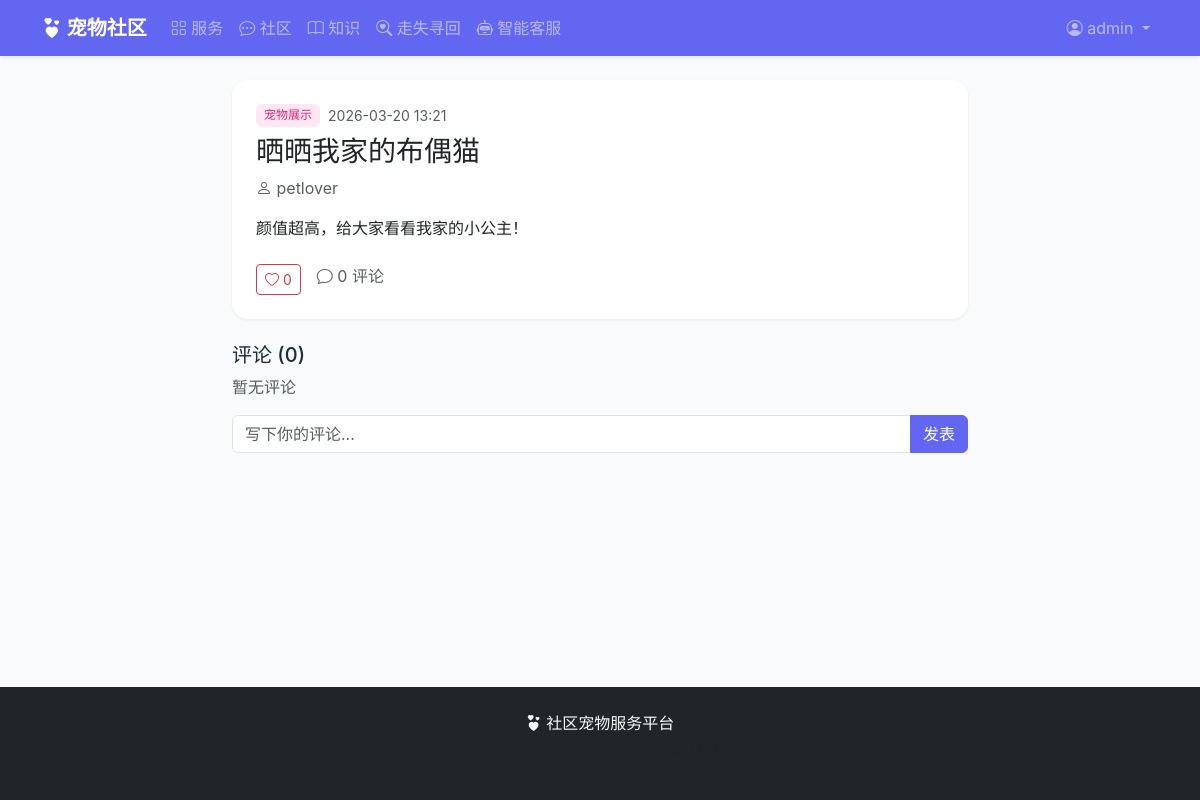
Before: /community/posts/3/ (signed in) with the older database file.
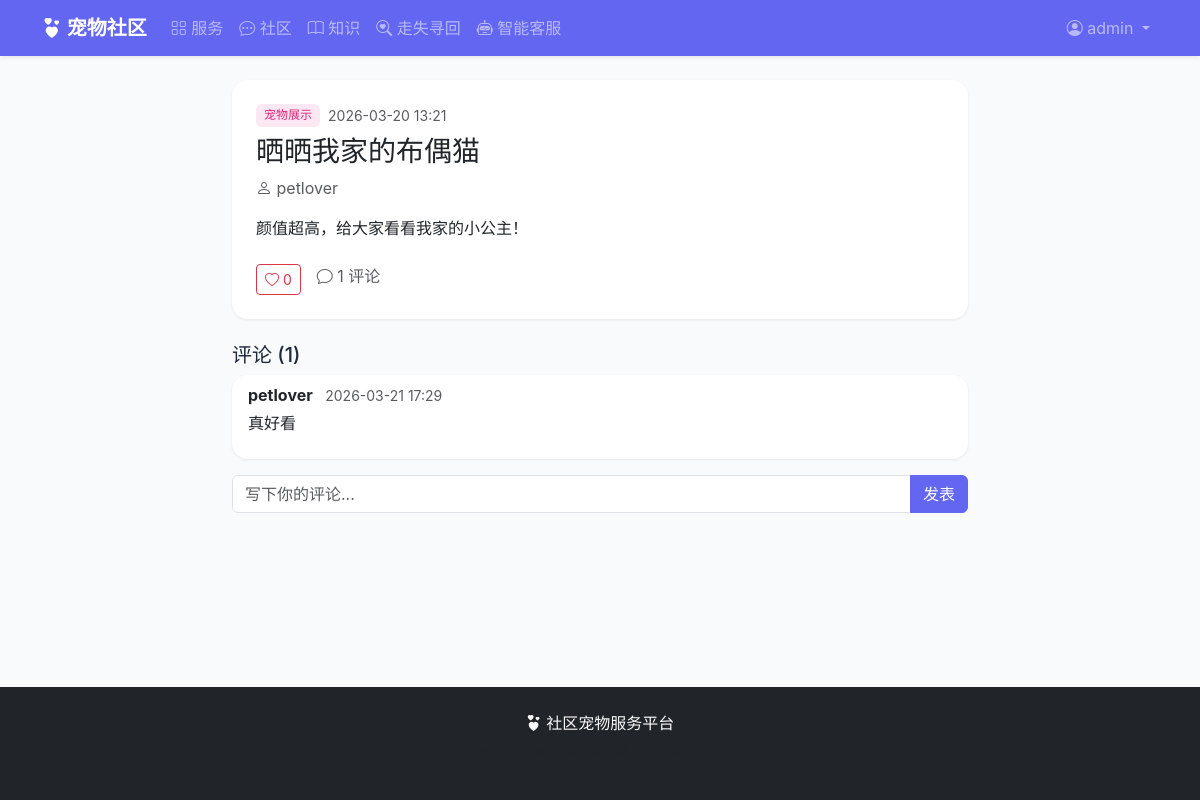
After: the same page with the newer database file.
### community/models.py (models this page shows, shortened)
class Post(models.Model):
    POST_TYPES = (
        ('note', '养宠笔记'),
        ('qa', '问答咨询'),
        ('show', '宠物展示'),
    )
    author = models.ForeignKey(settings.AUTH_USER_MODEL, on_delete=models.CASCADE,
                               related_name='posts', verbose_name='作者')
    post_type = models.CharField('类型', max_length=10, choices=POST_TYPES)
    title = models.CharField('标题', max_length=200)
    content = models.TextField('内容')
    image = models.ImageField('图片', upload_to='posts/', blank=True)
    likes_count = models.IntegerField('点赞数', default=0)
    comments_count = models.IntegerField('评论数', default=0)
    is_approved = models.BooleanField('已审核', default=False)
    is_pinned = models.BooleanField('置顶', default=False)
    created_at = models.DateTimeField('发布时间', auto_now_add=True)
    updated_at = models.DateTimeField('更新时间', auto_now=True)
    class Meta:
        verbose_name = '社区帖子'
        verbose_name_plural = '社区帖子'
        ordering = ['-is_pinned', '-created_at']

class Comment(models.Model):
    post = models.ForeignKey(Post, on_delete=models.CASCADE,
                             related_name='comments', verbose_name='帖子')
    author = models.ForeignKey(settings.AUTH_USER_MODEL, on_delete=models.CASCADE,
                               related_name='comments', verbose_name='作者')
    content = models.TextField('内容')
    created_at = models.DateTimeField('评论时间', auto_now_add=True)
    class Meta:
        verbose_name = '评论'
        verbose_name_plural = '评论'
        ordering = ['-created_at']

### accounts/models.py (models this page shows, shortened)
class User(AbstractUser):
    ROLE_CHOICES = (
        ('owner', '宠物主人'),
        ('provider', '服务商家'),
        ('admin', '系统管理员'),
    )
    role = models.CharField('角色', max_length=10, choices=ROLE_CHOICES, default='owner')
    phone = models.CharField('手机号', max_length=11, blank=True)
    avatar = models.ImageField('头像', upload_to='avatars/', blank=True)
    address = models.CharField('地址', max_length=200, blank=True)
    bio = models.TextField('个人简介', max_length=500, blank=True)
    created_at = models.DateTimeField('注册时间', auto_now_add=True)
    class Meta:
        verbose_name = '用户'
        verbose_name_plural = '用户'
    @property
    def is_provider(self):
        return self.role == 'provider'
    @property
    def is_admin_role(self):
        return self.role == 'admin'

### community/views.py (the view)
# urls.py: path('posts/<int:pk>/', views.post_detail, name='post_detail'),
def post_detail(request, pk):
    post = get_object_or_404(Post.objects.select_related('author'), pk=pk)
    if not post.is_approved and not (
        request.user.is_authenticated and (
            request.user.is_admin_role or post.author == request.user
        )
    ):
        from django.http import Http404
        raise Http404
    comments = post.comments.all().select_related('author')
    user_liked = False
    if request.user.is_authenticated:
        user_liked = Like.objects.filter(post=post, user=request.user).exists()
    return render(request, 'community/post_detail.html', {
        'post': post,
        'comments': comments,
        'user_liked': user_liked,
    })

### templates/community/post_detail.html (shortened to what this page needs)
{% extends 'base.html' %}
{% block content %}
<div class="row justify-content-center">
    <div class="col-md-8">
        <div class="card mb-4">
            <div class="card-body p-4">
                <div class="d-flex gap-2 align-items-center mb-2">
                    <span class="post-type {{ post.post_type }}">{{ post.get_post_type_display }}</span>
                    <small class="text-muted">{{ post.created_at|date:"Y-m-d H:i" }}</small>
                </div>
                <h3>{{ post.title }}</h3>
                <div class="d-flex align-items-center text-muted mb-3">
                    <i class="bi bi-person"></i>&nbsp;{{ post.author.username }}
                </div>
                <div class="mb-4">{{ post.content|linebreaks }}</div>
                <div class="d-flex gap-3">
                    {% if user.is_authenticated %}
                    <button class="btn btn-sm {% if user_liked %}btn-danger{% else %}btn-outline-danger{% endif %}" id="like-btn" data-pk="{{ post.pk }}">
                        <i class="bi bi-heart{% if user_liked %}-fill{% endif %}"></i> <span id="like-count">{{ post.likes_count }}</span>
                    </button>
                    {% else %}
                    <span class="text-muted"><i class="bi bi-heart"></i> {{ post.likes_count }}</span>
                    {% endif %}
                    <span class="text-muted"><i class="bi bi-chat"></i> {{ post.comments_count }} 评论</span>
                </div>
            </div>
        </div>
        <h5>评论 ({{ comments|length }})</h5>
        {% for c in comments %}
        <div class="card mb-2">
            <div class="card-body py-2 px-3">
                <strong>{{ c.author.username }}</strong>
                <small class="text-muted ms-2">{{ c.created_at|date:"Y-m-d H:i" }}</small>
                <p class="mb-0 mt-1">{{ c.content|linebreaks }}</p>
            </div>
        </div>
        {% empty %}
        <p class="text-muted">暂无评论</p>
        {% endfor %}
        {% if user.is_authenticated %}
        <form method="post" action="{% url 'community:comment_create' pk=post.pk %}" class="mt-3">
            <div class="input-group">
                <input type="text" name="content" class="form-control" placeholder="写下你的评论..." required>
                <button class="btn btn-primary">发表</button>
            </div>
        </form>
        {% endif %}
    </div>
</div>
{% endblock %}

Changed rows visible on the page:
changed Post "晒晒我家的布偶猫": comments_count "0" → "1"
added Comment: author.username "petlover", created_at "2026-03-21 17:29", content "真好看"
Other visible differences:
{{ comments|length }}: "0" → "1"
text no longer shown: "暂无评论"
